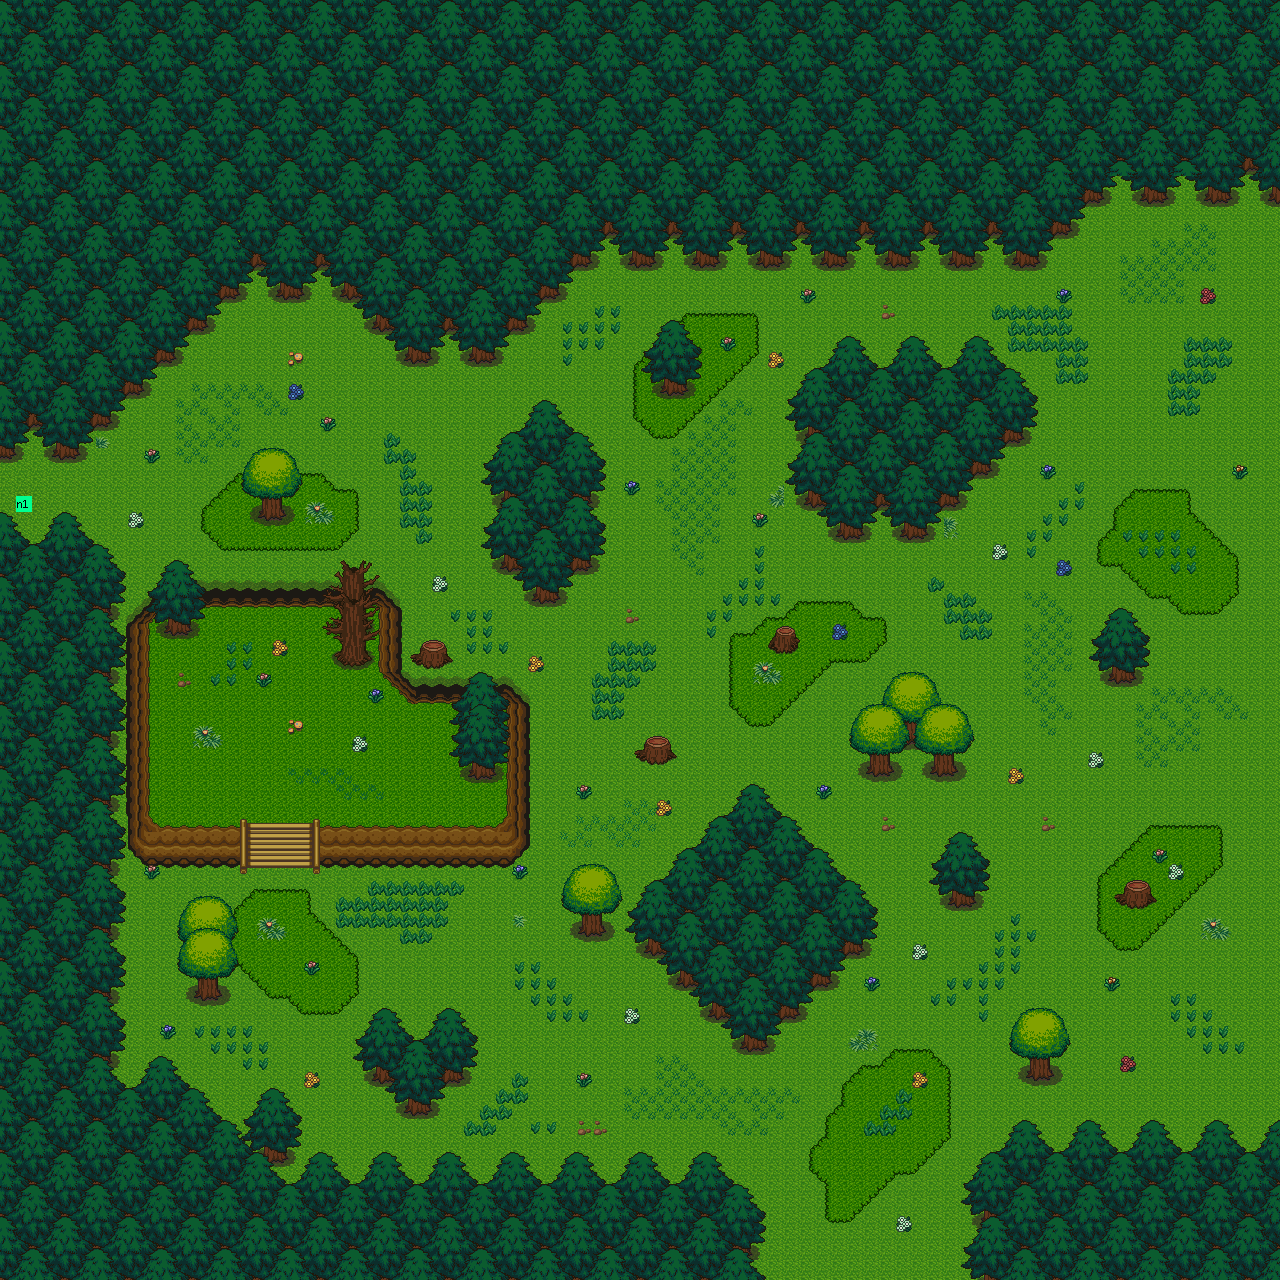

A level layout from a 2D game, rendered from its tile map. Below: a short description, then the map file with tile-grid data replaced by summaries:
An orthogonal 80x80 tile map with 16x16 px tiles, 7 tile layers (ground0, ground1, wall0, wall1, ...), 2 hidden layers not drawn, 9 tilesets.

<map version="1.0" orientation="orthogonal" renderorder="right-down" width="80" height="80" tilewidth="16" tileheight="16">
 <tileset firstgid="1" name="1" tilewidth="16" tileheight="16">
  <image source="../../tileset/v1.3/1.png" width="800" height="800" />
 </tileset>
 <tileset firstgid="2501" name="2" tilewidth="16" tileheight="16">
  <image source="../../tileset/v1.3/2.png" width="800" height="800" />
 </tileset>
 <tileset firstgid="5001" name="3" tilewidth="16" tileheight="16">
  <image source="../../tileset/v1.3/3.png" width="800" height="800" />
 </tileset>
 <tileset firstgid="7501" name="4" tilewidth="16" tileheight="16">
  <image source="../../tileset/v1.3/4.png" width="800" height="800" />
 </tileset>
 <tileset firstgid="10001" name="5" tilewidth="16" tileheight="16">
  <image source="../../tileset/v1.3/5.png" width="800" height="800" />
 </tileset>
 <tileset firstgid="12501" name="6" tilewidth="16" tileheight="16">
  <image source="../../tileset/v1.3/6.png" width="800" height="800" />
 </tileset>
 <tileset firstgid="15001" name="7" tilewidth="16" tileheight="16">
  <image source="../../tileset/v1.3/7.png" width="800" height="800" />
 </tileset>
 <tileset firstgid="17501" name="8" tilewidth="16" tileheight="16">
  <image source="../../tileset/v1.3/8.png" width="800" height="800" />
 </tileset>
 <tileset firstgid="20001" name="9" tilewidth="16" tileheight="16">
  <image source="../../tileset/v1.3/9.png" width="800" height="800" />
 </tileset>
 <layer name="ground0" width="80" height="80">
  <data>[6400 cells, 6400 non-empty, 3 distinct tile ids]</data>
 </layer>
 <layer name="ground1" width="80" height="80">
  <data>[6400 cells, 460 non-empty, 17 distinct tile ids]</data>
 </layer>
 <layer name="wall0" width="80" height="80">
  <data>[6400 cells, 235 non-empty, 57 distinct tile ids]</data>
 </layer>
 <layer name="wall1" width="80" height="80">
  <data>[6400 cells, 40 non-empty, 32 distinct tile ids]</data>
 </layer>
 <layer name="deco0" width="80" height="80">
  <data>[6400 cells, 1099 non-empty, 122 distinct tile ids]</data>
 </layer>
 <layer name="deco1" width="80" height="80">
  <data>[6400 cells, 2629 non-empty, 94 distinct tile ids]</data>
 </layer>
 <layer name="ABOVE_OVERWRITE" width="80" height="80" visible="0" opacity="0.9">
  <data>[6400 cells, 0 non-empty, 0 distinct tile ids]</data>
 </layer>
 <layer name="COLLISION_OVERWRITE" width="80" height="80" visible="0">
  <data>[6400 cells, 0 non-empty, 0 distinct tile ids]</data>
 </layer>
 <layer name="SPOT" width="80" height="80">
  <data>[6400 cells, 1 non-empty, 1 distinct tile ids]</data>
 </layer>
</map>
